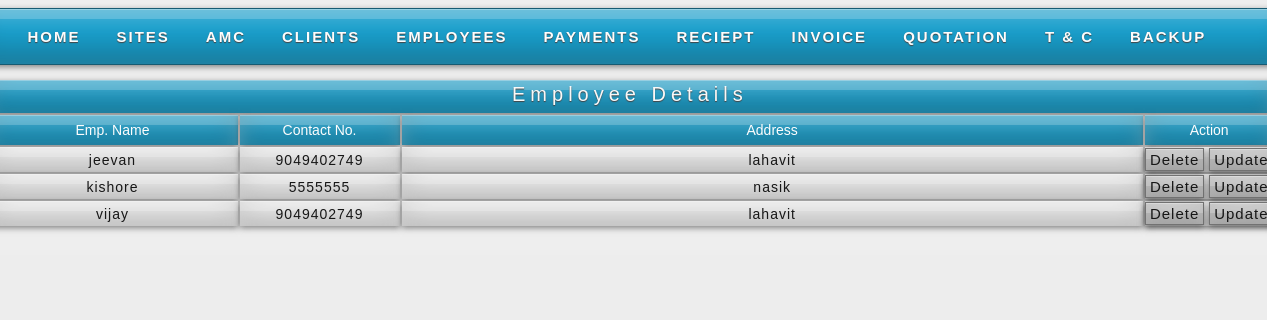
The page /employee.php on the database as committed earlier.
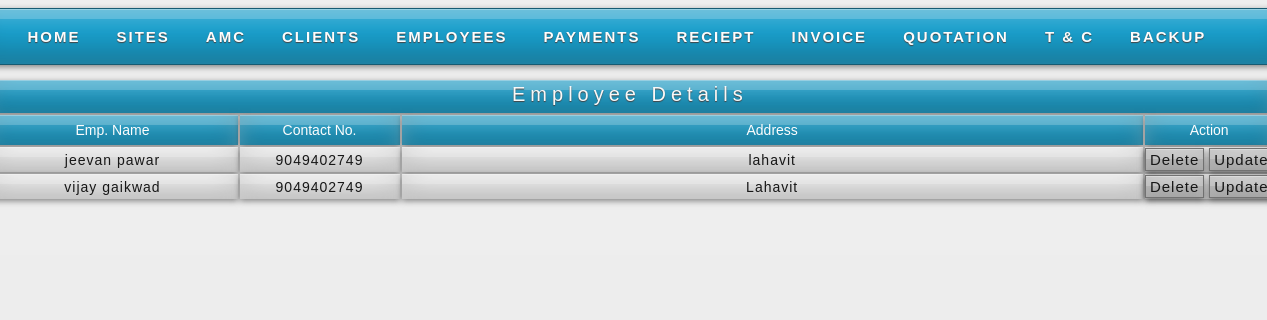
The same page on the database as committed later.
### tables this page shows
CREATE TABLE IF NOT EXISTS `emp` (
  `e_id` int(11) NOT NULL AUTO_INCREMENT,
  `e_name` varchar(100) NOT NULL,
  `e_add` varchar(100) NOT NULL,
  `e_contact` bigint(11) NOT NULL,
  `e_desig` varchar(11) NOT NULL,
  PRIMARY KEY (`e_id`)
);

### employee.php (the view, shortened to what this page needs)
<?php
	$e_qry_f="select * from emp";
	$e_res_f=mysql_query($e_qry_f);
?>
<html>
<head><title>Anmol Water Tank Cleaners</title>
<link rel="stylesheet" href="styles.css" type="text/css" />
<link rel="stylesheet" href="styles2.css" type="text/css" />
</head>
<body>
<div id="container">
    <div id="sub-header">
    <?php
	include("header.php");
	?>
<br />
		<div class="quotation"><center>Employee Details</center></div>
        <div>
        <table class="emp_tab">
        <tr class="menu_header">
        <td width="250">Emp. Name</td>
        <td width="160">Contact No.</td>
        <td>Address</td>
        <td width="70">Action</td>
        </tr>
        <?php
		while($e_row=mysql_fetch_array($e_res_f))
		{
        echo "<tr class='pagi'>";
        echo "<td width='250'>";
		echo $e_row[1];
		echo "</td>";
        echo "<td width='160'>";
		echo $e_row[3];
		echo "</td>";
		echo "<td>";
		echo $e_row[2];
		echo "</td>";
        echo "<td width='70' class='print'>";
		echo "<a href='?e_id1=$e_row[0]' onclick='return confirmSubmit()'>Delete</a>&nbsp;<a href='updateemp.php?e_id2=$e_row[0]'>Update</a>";
		echo "</td>";
		echo "</tr>";
		}
		?>
        </table>
        </div>
    </div>
    </div>
</body>
</html>

Rows that differ between the two databases and show on the page:
removed emp: e_name "jeevan", e_contact "9049402749", e_add "lahavit"
removed emp: e_name "kishore", e_contact "5555555", e_add "nasik"
removed emp: e_name "vijay", e_contact "9049402749", e_add "lahavit"
added emp: e_name "jeevan pawar", e_contact "9049402749", e_add "lahavit"
added emp: e_name "vijay gaikwad", e_contact "9049402749", e_add "Lahavit"
